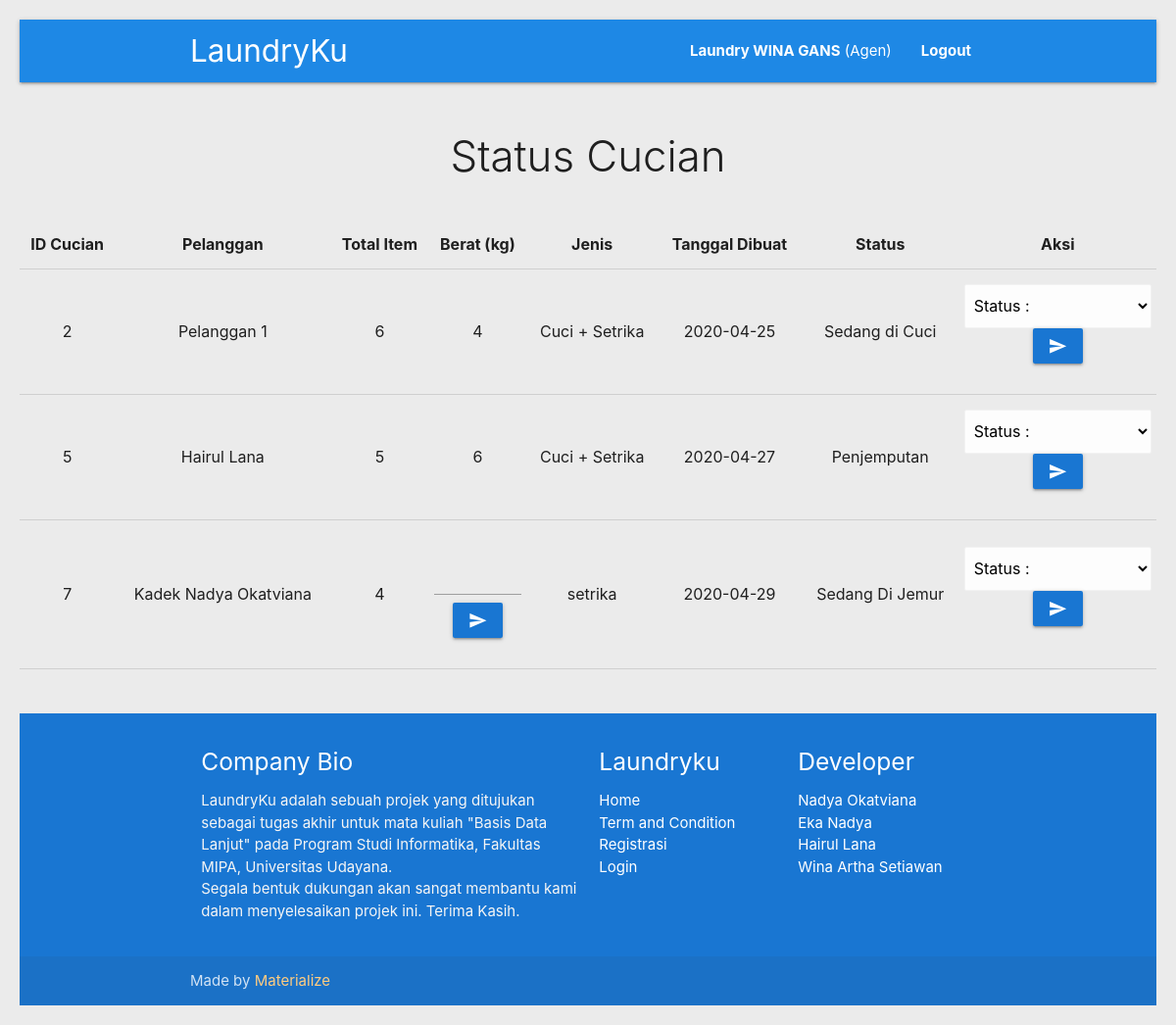
Before: /status.php (signed in) with the older database file.
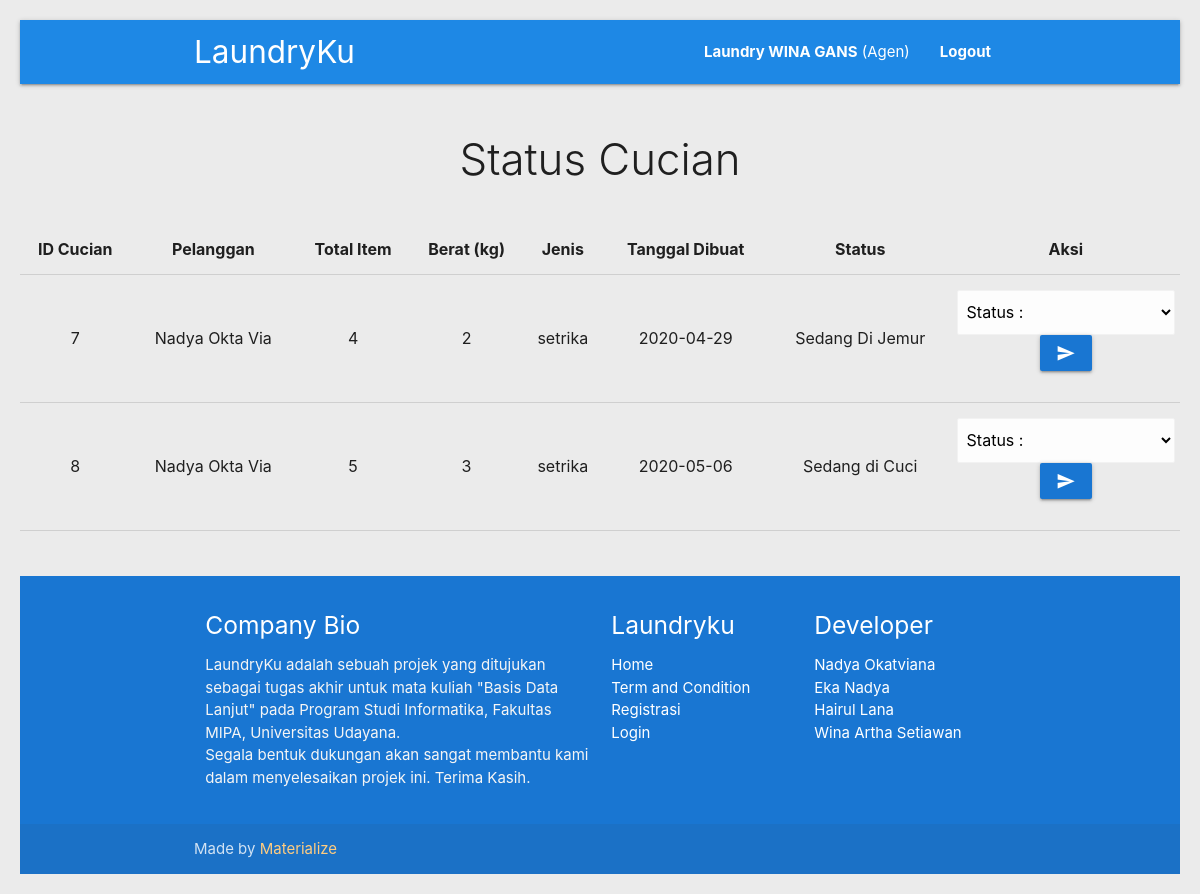
After: the same page with the newer database file.
### tables this page shows
CREATE TABLE `cucian` (
  `id_cucian` int(11) NOT NULL,
  `id_agen` int(11) NOT NULL,
  `id_pelanggan` int(11) DEFAULT NULL,
  `tgl_mulai` date NOT NULL,
  `tgl_selesai` date NOT NULL,
  `jenis` varchar(15) DEFAULT NULL,
  `total_item` int(11) DEFAULT NULL,
  `berat` double DEFAULT NULL,
  `alamat` varchar(100) NOT NULL,
  `catatan` text NOT NULL,
  `status_cucian` varchar(20) DEFAULT NULL
);

CREATE TABLE `pelanggan` (
  `id_pelanggan` int(11) NOT NULL,
  `nama` varchar(30) DEFAULT NULL,
  `email` varchar(30) DEFAULT NULL,
  `telp` varchar(13) DEFAULT NULL,
  `kota` varchar(20) DEFAULT NULL,
  `alamat` varchar(100) DEFAULT NULL,
  `foto` text NOT NULL,
  `password` varchar(255) DEFAULT NULL
);

### status.php (the view, shortened to what the changed rows need)
<?php
include 'connect-db.php';
include 'functions/functions.php';
if(isset($_SESSION["login-admin"]) && isset($_SESSION["admin"])){
    $login = "Admin";
    $idAdmin = $_SESSION["admin"];
}else if(isset($_SESSION["login-agen"]) && isset($_SESSION["agen"])){
    $idAgen = $_SESSION["agen"];
    $login = "Agen";
}else if (isset($_SESSION["login-pelanggan"]) && isset($_SESSION["pelanggan"])){
    $idPelanggan = $_SESSION["pelanggan"];
    $login = "Pelanggan";
}else {
    echo "
        <script>
            window.location = 'login.php';
        </script>
    ";
}
?>
<!DOCTYPE html>
<html lang="en">
<head>
</head>
<body>
    <?php include 'header.php'; ?>
    <div id="body">
        <br>
        <?php if ($login == "Admin") : $query = mysqli_query($connect, "SELECT * FROM cucian WHERE status_cucian != 'Selesai'"); ?>
        <div class="col s10 offset-s1">
            <table border=1 cellpadding=10 class="responsive-table centered">
                <tr>
                    <td style="font-weight:bold;">ID Cucian</td>
                    <td style="font-weight:bold;">Nama Agen</td>
                    <td style="font-weight:bold;">Pelanggan</td>
                    <td style="font-weight:bold;">Total Item</td>
                    <td style="font-weight:bold;">Berat (kg)</td>
                    <td style="font-weight:bold;">Jenis</td>
                    <td style="font-weight:bold;">Tanggal Dibuat</td>
                    <td style="font-weight:bold;">Status</td>
                </tr>
                <?php while ($cucian = mysqli_fetch_assoc($query)) : ?>
                <tr>
                    <td>
                        <?php
                            echo $idCucian = $cucian['id_cucian'];
                        ?>
                    </td>
                    <td>
                        <?php
                            $data = mysqli_query($connect, "SELECT agen.nama_laundry FROM cucian INNER JOIN agen ON agen.id_agen = cucian.id_agen WHERE id_cucian = $idCucian");
                            $data = mysqli_fetch_assoc($data);
                            echo $data["nama_laundry"];
                        ?>
                    </td>
                    <td>
                        <?php
                            $data = mysqli_query($connect, "SELECT pelanggan.nama FROM cucian INNER JOIN pelanggan ON pelanggan.id_pelanggan = cucian.id_pelanggan WHERE id_cucian = $idCucian");
                            $data = mysqli_fetch_assoc($data);
                            echo $data["nama"];
                        ?>
                    </td>
                    <td><?= $cucian["total_item"] ?></td>
                    <td><?= $cucian["berat"] ?></td>
                    <td><?= $cucian["jenis"] ?></td>
                    <td><?= $cucian["tgl_mulai"] ?></td>
                    <td><?= $cucian["status_cucian"] ?></td>
                </tr>
                <?php endwhile; ?>
            </table>
        </div>
        <?php elseif ($login == "Agen") : $query = mysqli_query($connect, "SELECT * FROM cucian WHERE id_agen = $idAgen AND status_cucian != 'Selesai'"); ?>
        <div class="col s10 offset-s1">
            <table border=1 cellpadding=10 class="responsive-table centered">
                <?php while ($cucian = mysqli_fetch_assoc($query)) : ?>
                <tr>
                    <td>
                        <?php
                            echo $idCucian = $cucian['id_cucian'];
                        ?>
                    </td>
                    <td>
                        <?php
                            $data = mysqli_query($connect, "SELECT pelanggan.nama FROM cucian INNER JOIN pelanggan ON pelanggan.id_pelanggan = cucian.id_pelanggan WHERE id_cucian = $idCucian");
                            $data = mysqli_fetch_assoc($data);
                            echo $data["nama"];
                        ?>
                    </td>
                    <td><?= $cucian["total_item"] ?></td>
                    <td>
                        <?php if ($cucian["berat"] == NULL) : ?>
                            <form action="" method="post">
                                <div class="input-field">
                                    <input type="text" size=1 name="berat">
                                    <div class="center"><button class="btn blue darken-2" type="submit" name="simpanBerat"><i class="material-icons">send</i></button></div>
                                </div>
                            </form>
                        <?php else : echo $cucian["berat"]; endif;?>
                    </td>
                    <td><?= $cucian["jenis"] ?></td>
                    <td><?= $cucian["tgl_mulai"] ?></td>
                    <td><?= $cucian["status_cucian"] ?></td>
                    <td>
                        <form action="" method="post">
                            <select class="browser-default" name="status_cucian" id="status_cucian">
                                <option disabled selected>Status :</option>
                            </select>
                            <div class="center">
                                <button class="btn blue darken-2" type="submit" name="simpanStatus"><i class="material-icons">send</i></button>
                            </div>
                        </form>
                    </td>
                </tr>
                <?php endwhile; ?>
            </table>
        </div>
        <?php endif; ?>
    </div>
    <?php include "footer.php"; ?>
</body>
</html>

Changed rows visible on the page:
no longer on this page (row edited): cucian: id_cucian "2", id_pelanggan.nama "Pelanggan 1", total_item "6", berat "4", jenis "Cuci + Setrika", tgl_mulai "2020-04-25", status_cucian "Sedang di Cuci"
no longer on this page (row edited): cucian: id_cucian "5", id_pelanggan.nama "Hairul Lana", total_item "5", berat "6", jenis "Cuci + Setrika", tgl_mulai "2020-04-27", status_cucian "Penjemputan"
changed cucian "Sedang Di Jemur": id_pelanggan.nama "Kadek Nadya Okatviana" → "Nadya Okta Via"; berat (not shown) → "2"
added cucian: id_cucian "8", id_pelanggan.nama "Nadya Okta Via", total_item "5", berat "3", jenis "setrika", tgl_mulai "2020-05-06", status_cucian "Sedang di Cuci"
